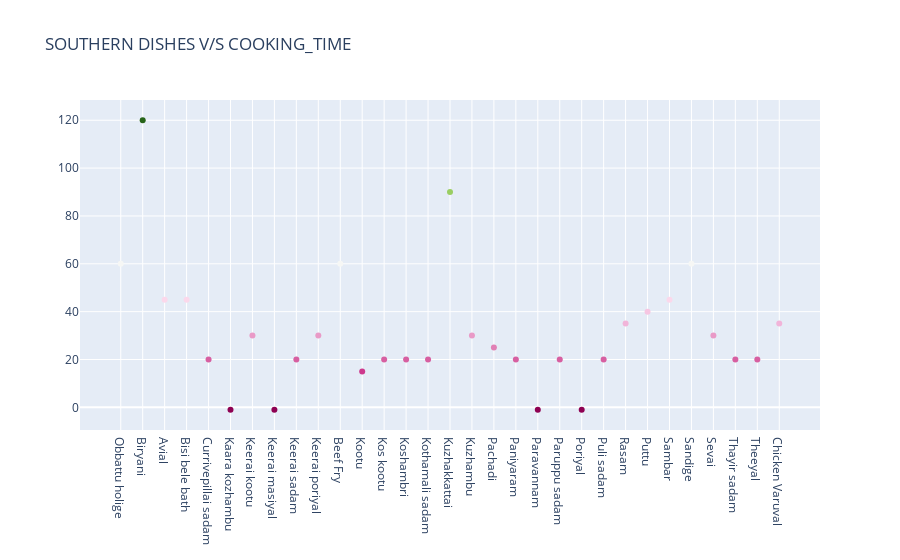

The cell this chart's notebook holds for it:
### Code cell
south_ = go.Figure(data=go.Scatter(x=main_course_south['name'],
                                y=main_course_south['cook_time'],
                                mode='markers',
                                marker_color=main_course_south['cook_time'],
                                text=main_course_south['name'])) # hover text goes here

south_.update_layout(title='SOUTHERN DISHES V/S COOKING_TIME')
south_.show()

### Figure 1 — Plotly figure (JSON) as saved in the notebook; plotly's stock layout.template omitted (floating-point values rounded to 4 significant figures)
{"data": [{"marker": {"color": [60, 120, 45, 45, 20, -1, 30, -1, 20, 30, 60, 15, 20, 20, 20, 90, 30, 25, 20, -1, 20, -1, 20, 35, 40, 45, 60, 30, 20, 20, 35]}, "mode": "markers", "text": ["Obbattu holige", "Biryani", "Avial", "Bisi bele bath", "Currivepillai sadam ", "Kaara kozhambu", "Keerai kootu", "Keerai masiyal", "Keerai sadam", "Keerai poriyal", "Beef Fry", "Kootu", "Kos kootu", "Koshambri", "Kothamali sadam", "Kuzhakkattai", "Kuzhambu", "Pachadi", "Paniyaram", "Paravannam", "Paruppu sadam", "Poriyal", "Puli sadam", "Rasam", "Puttu", "Sambar", "Sandige", "Sevai", "Thayir sadam", "Theeyal", "Chicken Varuval"], "type": "scatter", "x": ["Obbattu holige", "Biryani", "Avial", "Bisi bele bath", "Currivepillai sadam ", "Kaara kozhambu", "Keerai kootu", "Keerai masiyal", "Keerai sadam", "Keerai poriyal", "Beef Fry", "Kootu", "Kos kootu", "Koshambri", "Kothamali sadam", "Kuzhakkattai", "Kuzhambu", "Pachadi", "Paniyaram", "Paravannam", "Paruppu sadam", "Poriyal", "Puli sadam", "Rasam", "Puttu", "Sambar", "Sandige", "Sevai", "Thayir sadam", "Theeyal", "Chicken Varuval"], "y": [60, 120, 45, 45, 20, -1, 30, -1, 20, 30, 60, 15, 20, 20, 20, 90, 30, 25, 20, -1, 20, -1, 20, 35, 40, 45, 60, 30, 20, 20, 35]}], "layout": {"title": {"text": "SOUTHERN DISHES V/S COOKING_TIME"}}}
